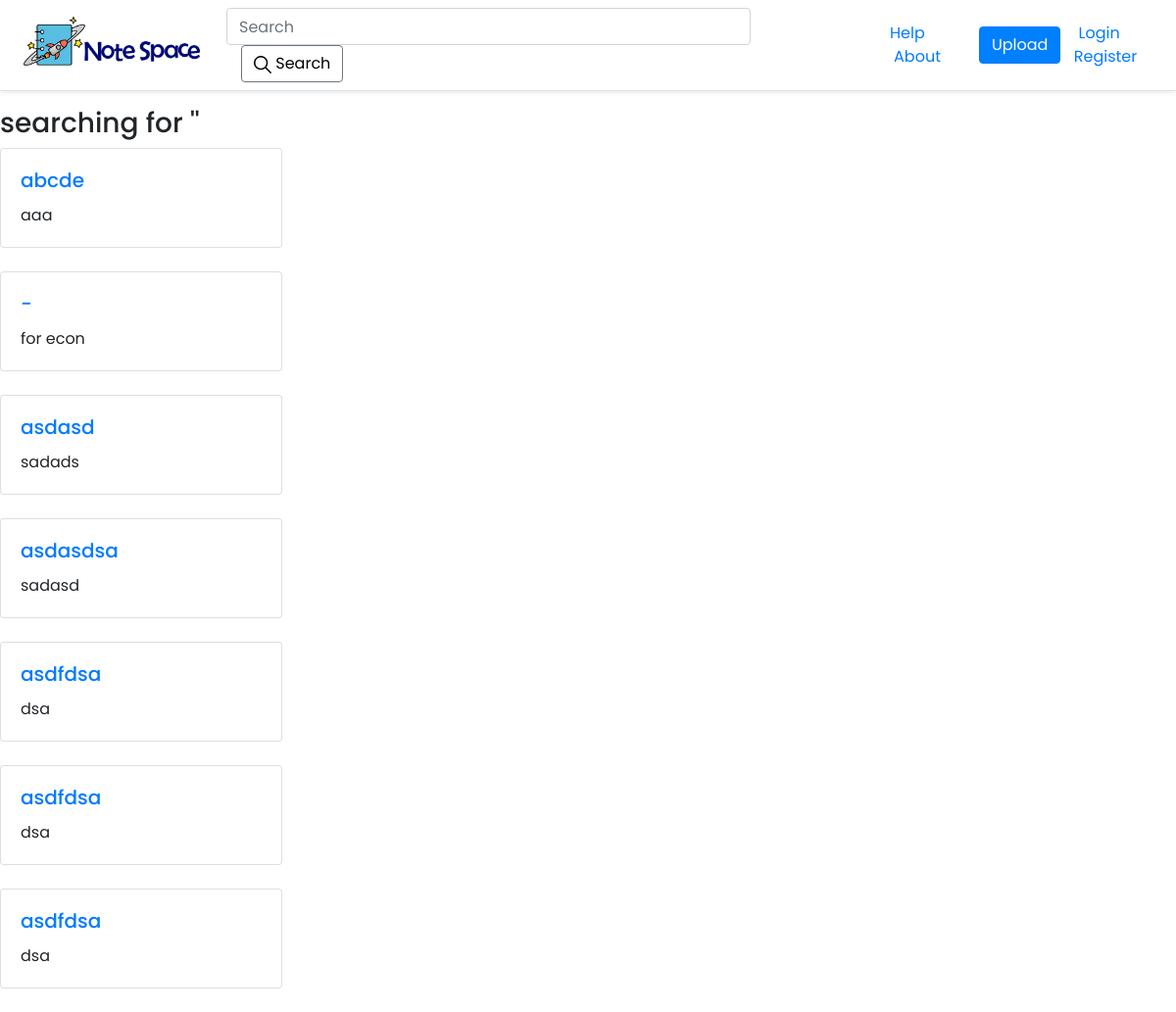
The app's page /search/ with its own data.
### notes/models.py (models this page shows, shortened)
class Note(models.Model):
    id = models.AutoField(auto_created=True, primary_key=True, serialize=False, verbose_name='ID')
    name = models.CharField(max_length=200)
    owner = models.CharField(max_length=30)
    desc = models.CharField(default='',max_length=1000) # description
    upload_time = models.DateTimeField('upload_time', null=True, default=datetime.datetime.now)
    tags =  models.ManyToManyField(Tag,related_name='notes')

### notes/views/page_views.py (the view)
# urls.py: url(r'^search/$', views.search_page, name="search"),
def search_page(request): # path - <domain>/search?q=<query_word>/
    query_word = request.GET.get("q",'')        # set query_word value from request parameter 'q'
    searched_notes = Note.objects.filter(Q(name__icontains=query_word) |         # get notes from database by using query with name or description or tag
                                            Q(desc__icontains=query_word) |
                                            Q(tags__title__icontains=query_word)
                                            )
    return render(request, 'search_result.html',  # return search_result.html
    {
        'search_key':query_word,
        'searched_notes':searched_notes,
        })

### notes/templates/search_result.html (shortened to what this page needs)
{% extends 'base.html' %}
{% block context %}
<h3> searching for '{{search_key}}'
</h3>
{% if searched_notes %}
    {% for note in searched_notes %}
    <div class="card" style="width: 18rem;">
        <div class="card-body">
            <a href="/notes/{{note.id }}"><h5 class="card-title">{{note.name}}</h5></a>
          <p class="card-text" style="white-space: nowrap;overflow: hidden;text-overflow: ellipsis;max-width: 300px;">{{note.desc}}</p>
        </div>
    </div>
    <br/>
    {% endfor %}
{% else %}
    <p> Not found </p>
{% endif %}
{% endblock context %}

### static/css/base.css (style rules this page uses)
body { font-family: 'Poppins', sans-serif; }

### records on screen
Note: name "abcde", desc "aaa"
Note: name "-", desc "for econ"
Note: name "asdasd", desc "sadads"
Note: name "asdasdsa", desc "sadasd"
Note: name "asdfdsa", desc "dsa"
Note: name "asdfdsa", desc "dsa"
Note: name "asdfdsa", desc "dsa"
